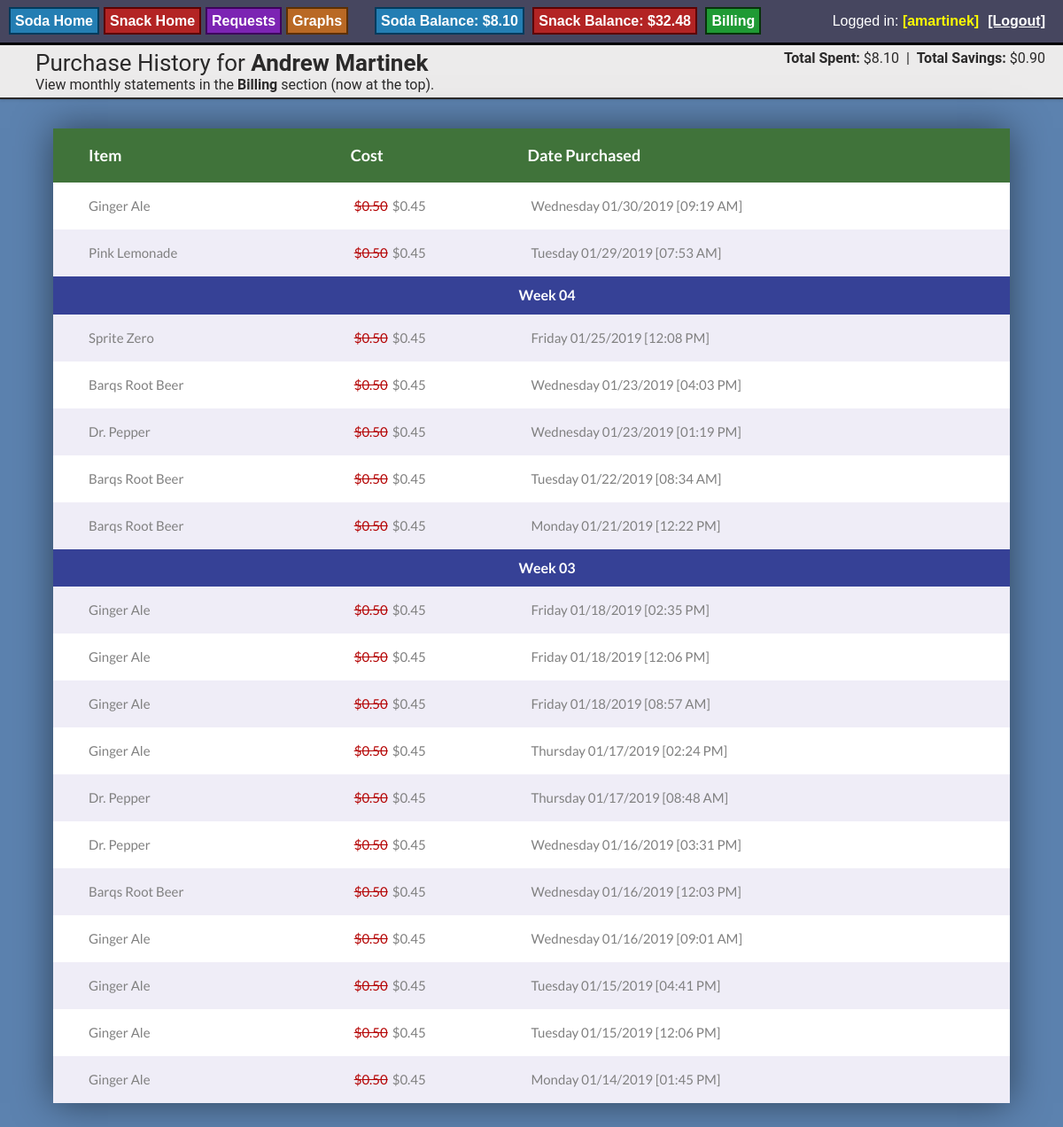
The page /purchase_history.php?type=Soda (signed in) on the database its author committed.
### tables this page shows
CREATE TABLE "Purchase_History" (
	`ID`	INTEGER PRIMARY KEY AUTOINCREMENT UNIQUE,
	`UserID`	INTEGER NOT NULL,
	`ItemID`	INTEGER NOT NULL,
	`Cost`	REAL,
	`Date`	TEXT,
	`DiscountCost`	REAL,
	`CashOnly`	INTEGER,
	`DailyAmountID`	INTEGER,
	`Cancelled`	INTEGER
);

CREATE TABLE "Item" (
	`ID`	integer PRIMARY KEY AUTOINCREMENT,
	`Name`	text,
	`Date`	text,
	`ChartColor`	text,
	`TotalCans`	integer,
	`BackstockQuantity`	integer,
	`ShelfQuantity`	integer,
	`Price`	real,
	`TotalIncome`	real,
	`TotalExpenses`	real,
	`DateModifed`	text,
	`DateModified`	text,
	`ModifyType`	text,
	`Retired`	INTEGER DEFAULT 0,
	`ImageURL`	TEXT,
	`ThumbURL`	TEXT,
	`UnitName`	TEXT,
	`Type`	TEXT,
	`DiscountPrice`	REAL,
	`Hidden`	INTEGER DEFAULT 0,
	`OutOfStock`	Integer,
	`OutOfStockDate`	Text,
	`OutOfStockReporter`	Text,
	`UnitNamePlural`	TEXT,
	`Alias`	TEXT,
	`ExpirationDate`	TEXT
);

### purchase_history.php (the view, shortened to what this page needs)
<head>
<?php
    $itemType = $_GET['type'];
    if( $isLoggedInAdmin && isset($_GET['userid'] ) && isset($_GET['name'] )  ) {
        $userID = $_GET['userid'];
        $name = $_GET['name'];
    } else {
        $userID = $_SESSION['UserID'];
        $name = $_SESSION['FirstName'] . " " . $_SESSION['LastName'];
    }
    echo "<div class='rounded_header'><span class='title'>Purchase History for <b>$name</b></span>";
    $totalSavings = 0.0;
    $totalBalance = 0.0;
    $results = $db->query("SELECT p.Cost, p.DiscountCost FROM Purchase_History p JOIN Item i on p.itemID = i.ID WHERE p.UserID = $userID AND i.Type='$itemType' AND Cancelled IS NULL");
    while ($row = $results->fetchArray()) {
        if( $row['DiscountCost'] != "" ) {
            $totalSavings += ($row['Cost'] - $row['DiscountCost']);
            $totalBalance += $row['DiscountCost'];
        } else {
            $totalBalance += $row['Cost'];
        }
    }
    echo  "<span style='float:right; padding-right:20px;'><b>Total Spent:</b> $". number_format($totalBalance,2) . "&nbsp;&nbsp;|&nbsp;&nbsp;<b>Total Savings:</b> $" . number_format($totalSavings, 2) . "</span>";
    echo "<div>";
    echo "View monthly statements in the <b>Billing</b> section (now at the top).";
    echo "</div>";
    echo "</div>";
    echo "<div class='center_piece'>";
    echo "<div class='rounded_table'>";
    echo "<table>";
    echo "<thead><tr class='table_header'>";
    echo "<th>Item</th>";
    echo "<th>Cost</th>";
    echo "<th>Date Purchased</th>";
    echo "</tr></thead>";
    $results = $db->query("SELECT i.Name, p.Cancelled, p.Cost, p.DiscountCost, p.Date, p.UserID, p.CashOnly FROM Purchase_History p JOIN Item i on p.itemID = i.ID WHERE p.UserID = $userID AND i.Type='$itemType' ORDER BY p.Date DESC");
    $currentWeek = "";
    while ($row = $results->fetchArray()) {
        $date_object = DateTime::createFromFormat('Y-m-d H:i:s', $row['Date']);
        $weekOfPurchase = $date_object->format('W');
        if( $currentWeek == "" ) {
            $currentWeek = $weekOfPurchase;
        } else {
            if( $currentWeek != $weekOfPurchase ) {
                echo "<tr>";
                echo "<td class='section' colspan='3'>";
                echo "Week " . $weekOfPurchase;
                echo "</td>";
                echo "</tr>";
                $currentWeek = $weekOfPurchase;
            }
        }
        $itemName = $row['Name'];
        $discountAmountDisplay = "$" . number_format($row['DiscountCost'],2);
        $costAmountDisplay = "$" . number_format($row['Cost'], 2);
        echo "<tr>";
        echo "<td>" . $itemName . "</td>";
        $costDisplay = "";
        if( $row['DiscountCost'] != "" ) {
            $costDisplay = "<span class='red_price'>$" . number_format($row['Cost'], 2) . "</span>" . $discountAmountDisplay;
        } else {
            $costDisplay = $costAmountDisplay;
        }
        echo "<td>" . $costDisplay ."</td>";
        echo "<td>" . $date_object->format('l m/d/Y  [h:i A]') . "</td>";
        echo "</tr>";
    }
        echo "</table>";
    echo "</div>";
    echo "</div>";
?>
</body>

### css/style_6.css (style rules this page uses)
body { font-family: Helvetica, Arial, Sans-Serif; margin:0 auto; width:100%; height:100%; padding:0; background-color:#7EBAFF; }
.soda_body { background-color:#5c82af; }
.table_header { background-color: #7a8020; font-weight:bold; }
.red_price { color:#b50505; text-decoration:line-through; margin-right:5px; }
.center_piece { display:flex; align-items:center; justify-content:center; flex-wrap:wrap; padding:33px 0px; }
.rounded_table { width:90%; margin-left: 5%; margin-right: 5%; overflow:hidden; box-shadow: 0 0px 40px 0px rgba(0, 0, 0, 0.50); -moz-box-shadow: 0 0px 40px 0px rgba(0, 0, 0, 0.50); -webkit-box-shadow: 0 0px 40px 0px rgba(0, 0, 0, 0.50); -o-box-shadow: 0 0px 40px 0px rgba(0, 0, 0, 0.50); -ms-box-shadow: 0 0px 40px 0px rgba(0, 0, 0, 0.50); }
.rounded_header { font-family: "Roboto",Arial; color: #2b2a2a; background-color: #ecebeb; padding-left: 40px; padding-top:5px; padding-bottom:5px; text-align: left; box-shadow: 0 1px 3px 0 rgba(0,0,0,.15); -moz-box-shadow: 0 1px 3px 0 rgba(0,0,0,.15); -webkit-box-shadow: 0 1px 3px 0 rgba(0,0,0,.15); -o-box-shadow: 0 1px 3px 0 rgba(0,0,0,.15); -ms-box-shadow: 0 1px 3px 0 rgba(0,0,0,.15); border-bottom: solid 2px #2b2a2a; }
.rounded_header .title { font-size:26px; }
.rounded_table table { width: 100%; border-collapse:collapse; }
.rounded_table th { background-color: #40733a; font-size: 18px; color: #FFFFFF; line-height: 1.4; font-family: Lato-Bold; padding-top: 18px; padding-bottom: 18px; text-align:left; }
.rounded_table .section { background-color: #364196; font-size: 16px; color: #FFFFFF; line-height: 1.4; font-family: Lato-Bold; padding-top: 10px; padding-bottom: 10px; text-align:center; }
.rounded_table tr:nth-child(even) { background-color: #efedf7; }
.rounded_table tr:nth-child(odd) { background-color: #ffffff; }
.rounded_table tr td { font-family: Lato-Regular; font-size: 15px; color: #808080; line-height: 1.4; padding-top: 16px; padding-bottom: 16px; padding-left:5px; padding-right:5px; }
.rounded_table td:first-child, .rounded_table th:first-child { padding-left:40px; }

### css/lights.css (style rules this page uses)
body { background: #000; }

### rows shown on the page
purchase_history: ItemID.Name "Ginger Ale", Cost "0.50", DiscountCost "$0.45", Date "Wednesday 01/30/2019 [09:19 AM]"
purchase_history: ItemID.Name "Pink Lemonade", Cost "0.50", DiscountCost "$0.45", Date "Tuesday 01/29/2019 [07:53 AM]"
purchase_history: Date "04", ItemID.Name "Sprite Zero", Cost "0.50", DiscountCost "$0.45", Date "Friday 01/25/2019 [12:08 PM]"
purchase_history: ItemID.Name "Barqs Root Beer", Cost "0.50", DiscountCost "$0.45", Date "Wednesday 01/23/2019 [04:03 PM]"
purchase_history: ItemID.Name "Dr. Pepper", Cost "0.50", DiscountCost "$0.45", Date "Wednesday 01/23/2019 [01:19 PM]"
purchase_history: ItemID.Name "Barqs Root Beer", Cost "0.50", DiscountCost "$0.45", Date "Tuesday 01/22/2019 [08:34 AM]"
purchase_history: ItemID.Name "Barqs Root Beer", Cost "0.50", DiscountCost "$0.45", Date "Monday 01/21/2019 [12:22 PM]"
purchase_history: Date "03", ItemID.Name "Ginger Ale", Cost "0.50", DiscountCost "$0.45", Date "Friday 01/18/2019 [02:35 PM]"
purchase_history: ItemID.Name "Ginger Ale", Cost "0.50", DiscountCost "$0.45", Date "Friday 01/18/2019 [12:06 PM]"
purchase_history: ItemID.Name "Ginger Ale", Cost "0.50", DiscountCost "$0.45", Date "Friday 01/18/2019 [08:57 AM]"
purchase_history: ItemID.Name "Ginger Ale", Cost "0.50", DiscountCost "$0.45", Date "Thursday 01/17/2019 [02:24 PM]"
purchase_history: ItemID.Name "Dr. Pepper", Cost "0.50", DiscountCost "$0.45", Date "Thursday 01/17/2019 [08:48 AM]"
purchase_history: ItemID.Name "Dr. Pepper", Cost "0.50", DiscountCost "$0.45", Date "Wednesday 01/16/2019 [03:31 PM]"
purchase_history: ItemID.Name "Barqs Root Beer", Cost "0.50", DiscountCost "$0.45", Date "Wednesday 01/16/2019 [12:03 PM]"
purchase_history: ItemID.Name "Ginger Ale", Cost "0.50", DiscountCost "$0.45", Date "Wednesday 01/16/2019 [09:01 AM]"
purchase_history: ItemID.Name "Ginger Ale", Cost "0.50", DiscountCost "$0.45", Date "Tuesday 01/15/2019 [04:41 PM]"
purchase_history: ItemID.Name "Ginger Ale", Cost "0.50", DiscountCost "$0.45", Date "Tuesday 01/15/2019 [12:06 PM]"
purchase_history: ItemID.Name "Ginger Ale", Cost "0.50", DiscountCost "$0.45", Date "Monday 01/14/2019 [01:45 PM]"

### other values the page prints
$_SESSION['SodaBalance'] "8.10"
$_SESSION['SnackBalance'] "32.48"
$_SESSION['UserName'] "amartinek"
$name "Andrew Martinek"
$totalBalance "8.10"
$totalSavings "0.90"
